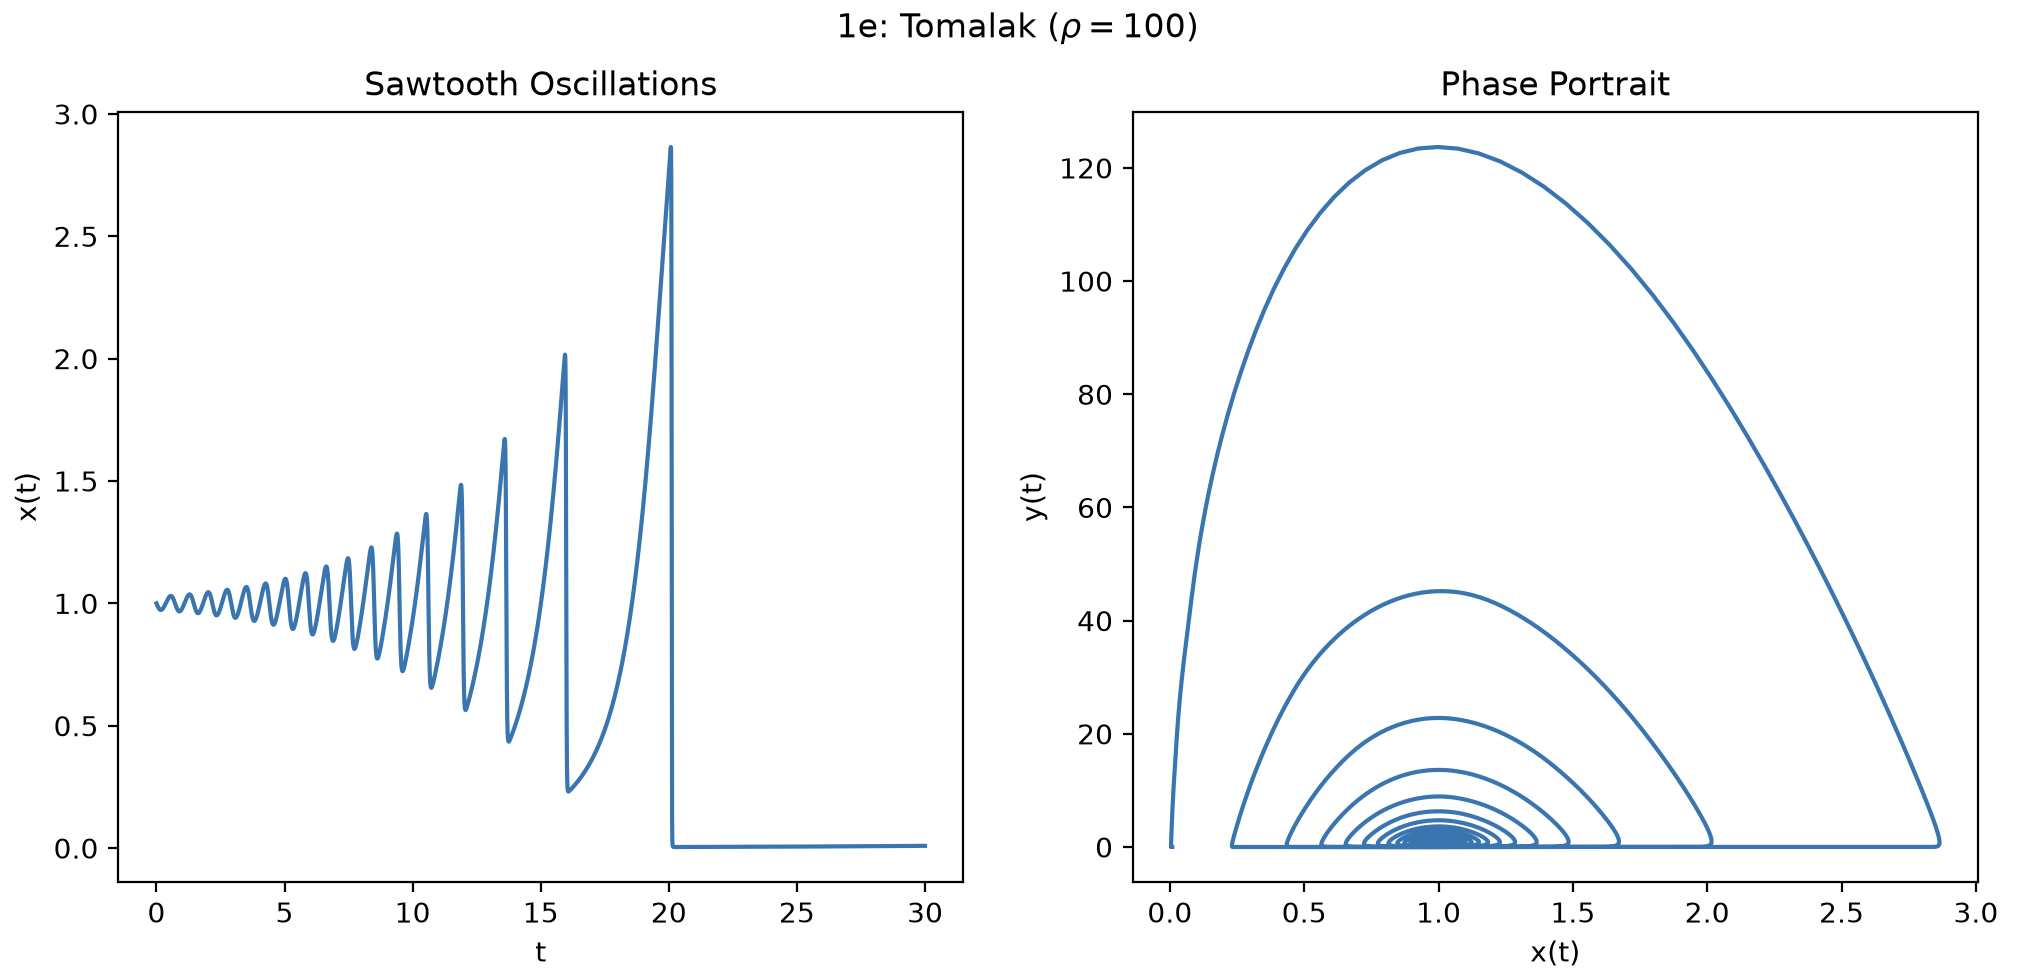

Python code for this plot:

import numpy as np
import matplotlib.pyplot as plt
from scipy.integrate import solve_ivp

def tokamak(t, v, p, q):
    x,y = v
    dx = 0 if x < 0 else ((1 - q*x)*(x**(3/2)) - (x**(1/2))*y)
    dy = p*(x-1)*y
    return [dx, dy]

p, q = 100, 1/4
v0 = 1,1
t_span = (0, 30)
t_eval = np.linspace(*t_span, 50000)
params = p, q

sol = solve_ivp(
    tokamak, t_span, v0,
    args=params,
    t_eval=t_eval, 
    atol=[1e-10, 1e-60]
)
# print(sol.status, sol.message)

fig = plt.figure(figsize=(12,5))

ax1 = fig.add_subplot(1,2,1)   
ax1.plot(sol.t, sol.y[0])
ax1.set_xlabel('t')
ax1.set_ylabel('x(t)')
ax1.set_title(rf'Sawtooth Oscillations')

ax2 = fig.add_subplot(1,2,2)
ax2.plot(sol.y[0], sol.y[1])
ax2.set_xlabel('x(t)')
ax2.set_ylabel('y(t)')
ax2.set_title(rf'Phase Portrait')

fig.suptitle(rf"1e: Tomalak ($\rho = {p}$)")
plt.show()
